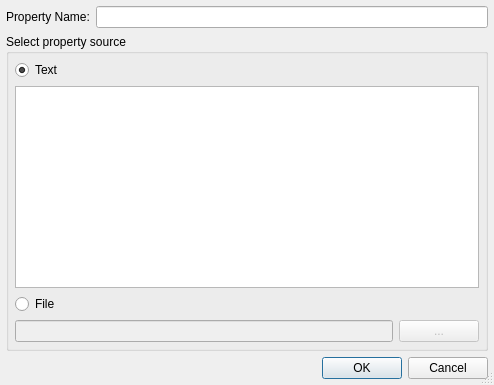
<ui version="4.0" >
 <class>SvnPropSetDialog</class>
 <widget class="QDialog" name="SvnPropSetDialog" >
  <property name="geometry" >
   <rect>
    <x>0</x>
    <y>0</y>
    <width>494</width>
    <height>385</height>
   </rect>
  </property>
  <property name="windowTitle" >
   <string>Set Subversion Property</string>
  </property>
  <property name="sizeGripEnabled" >
   <bool>true</bool>
  </property>
  <layout class="QVBoxLayout" >
   <item>
    <layout class="QHBoxLayout" >
     <item>
      <widget class="QLabel" name="textLabel1" >
       <property name="text" >
        <string>Property Name:</string>
       </property>
      </widget>
     </item>
     <item>
      <widget class="QLineEdit" name="propNameEdit" >
       <property name="toolTip" >
        <string>Enter the name of the property to be set</string>
       </property>
      </widget>
     </item>
    </layout>
   </item>
   <item>
    <widget class="QGroupBox" name="groupBox" >
     <property name="title" >
      <string>Select property source</string>
     </property>
     <layout class="QGridLayout" >
      <item row="2" column="0" colspan="2" >
       <widget class="QRadioButton" name="fileRadioButton" >
        <property name="focusPolicy" >
         <enum>Qt::NoFocus</enum>
        </property>
        <property name="text" >
         <string>File</string>
        </property>
       </widget>
      </item>
      <item row="0" column="0" colspan="2" >
       <widget class="QRadioButton" name="textRadioButton" >
        <property name="text" >
         <string>Text</string>
        </property>
        <property name="checked" >
         <bool>true</bool>
        </property>
       </widget>
      </item>
      <item row="1" column="0" colspan="2" >
       <widget class="QTextEdit" name="propTextEdit" >
        <property name="toolTip" >
         <string>Enter text of the property</string>
        </property>
        <property name="tabChangesFocus" >
         <bool>true</bool>
        </property>
        <property name="acceptRichText" >
         <bool>false</bool>
        </property>
       </widget>
      </item>
      <item row="3" column="1" >
       <widget class="QPushButton" name="fileButton" >
        <property name="enabled" >
         <bool>false</bool>
        </property>
        <property name="toolTip" >
         <string>Press to select the file via a file selection dialog</string>
        </property>
        <property name="text" >
         <string>...</string>
        </property>
       </widget>
      </item>
      <item row="3" column="0" >
       <widget class="QLineEdit" name="propFileEdit" >
        <property name="enabled" >
         <bool>false</bool>
        </property>
        <property name="toolTip" >
         <string>Enter the name of a file for the property</string>
        </property>
       </widget>
      </item>
     </layout>
    </widget>
   </item>
   <item>
    <widget class="QDialogButtonBox" name="buttonBox" >
     <property name="orientation" >
      <enum>Qt::Horizontal</enum>
     </property>
     <property name="standardButtons" >
      <set>QDialogButtonBox::Cancel|QDialogButtonBox::Ok</set>
     </property>
    </widget>
   </item>
  </layout>
 </widget>
 <layoutdefault spacing="6" margin="6" />
 <pixmapfunction>qPixmapFromMimeSource</pixmapfunction>
 <tabstops>
  <tabstop>propNameEdit</tabstop>
  <tabstop>textRadioButton</tabstop>
  <tabstop>propTextEdit</tabstop>
  <tabstop>propFileEdit</tabstop>
  <tabstop>fileButton</tabstop>
 </tabstops>
 <resources/>
 <connections>
  <connection>
   <sender>textRadioButton</sender>
   <signal>toggled(bool)</signal>
   <receiver>propTextEdit</receiver>
   <slot>setEnabled(bool)</slot>
   <hints>
    <hint type="sourcelabel" >
     <x>49</x>
     <y>78</y>
    </hint>
    <hint type="destinationlabel" >
     <x>76</x>
     <y>140</y>
    </hint>
   </hints>
  </connection>
  <connection>
   <sender>fileRadioButton</sender>
   <signal>toggled(bool)</signal>
   <receiver>propFileEdit</receiver>
   <slot>setEnabled(bool)</slot>
   <hints>
    <hint type="sourcelabel" >
     <x>35</x>
     <y>287</y>
    </hint>
    <hint type="destinationlabel" >
     <x>49</x>
     <y>319</y>
    </hint>
   </hints>
  </connection>
  <connection>
   <sender>fileRadioButton</sender>
   <signal>toggled(bool)</signal>
   <receiver>fileButton</receiver>
   <slot>setEnabled(bool)</slot>
   <hints>
    <hint type="sourcelabel" >
     <x>454</x>
     <y>290</y>
    </hint>
    <hint type="destinationlabel" >
     <x>450</x>
     <y>317</y>
    </hint>
   </hints>
  </connection>
  <connection>
   <sender>buttonBox</sender>
   <signal>accepted()</signal>
   <receiver>SvnPropSetDialog</receiver>
   <slot>accept()</slot>
   <hints>
    <hint type="sourcelabel" >
     <x>67</x>
     <y>360</y>
    </hint>
    <hint type="destinationlabel" >
     <x>74</x>
     <y>380</y>
    </hint>
   </hints>
  </connection>
  <connection>
   <sender>buttonBox</sender>
   <signal>rejected()</signal>
   <receiver>SvnPropSetDialog</receiver>
   <slot>reject()</slot>
   <hints>
    <hint type="sourcelabel" >
     <x>196</x>
     <y>367</y>
    </hint>
    <hint type="destinationlabel" >
     <x>199</x>
     <y>385</y>
    </hint>
   </hints>
  </connection>
 </connections>
</ui>
